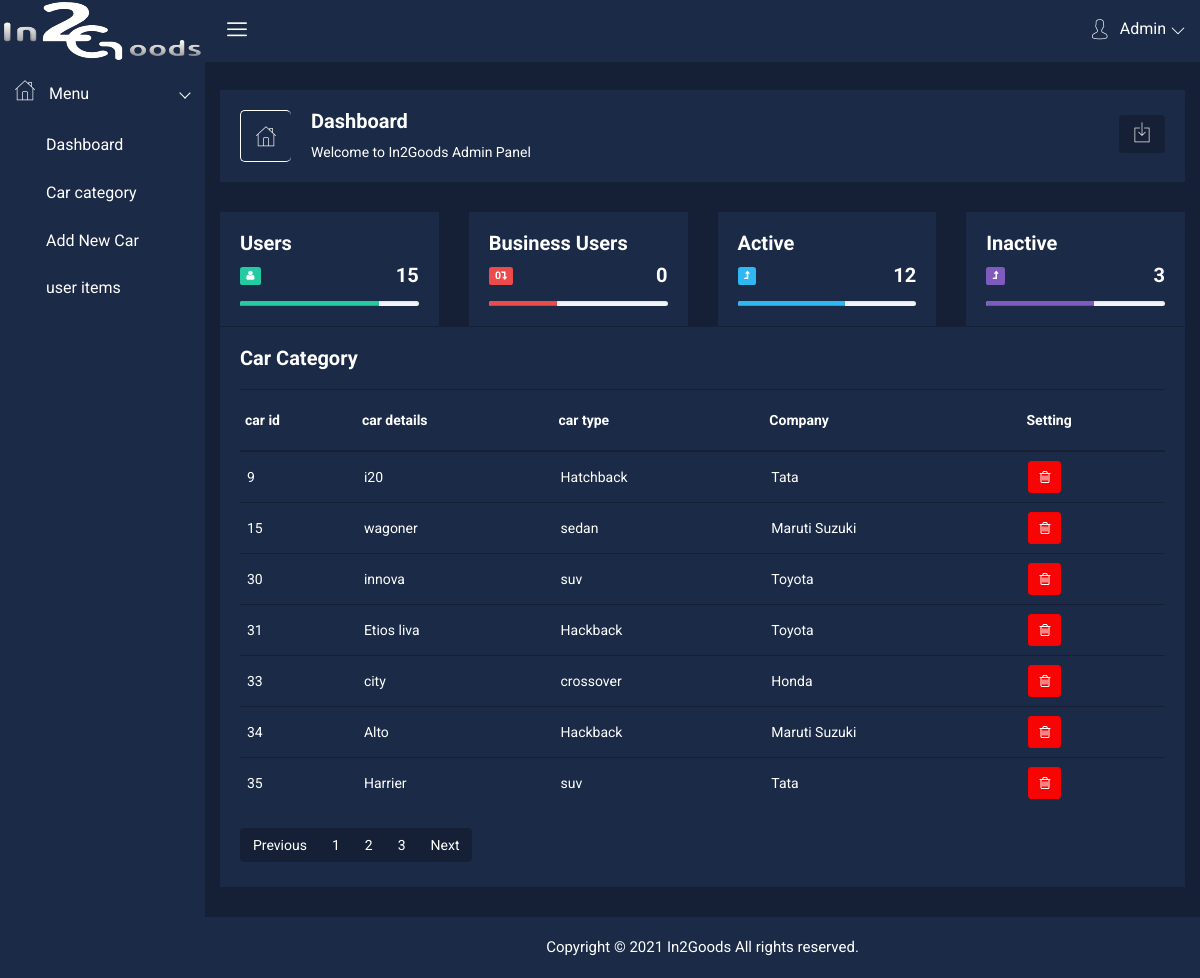
/admin/Car-category.php, run on an earlier commit of the app's database.
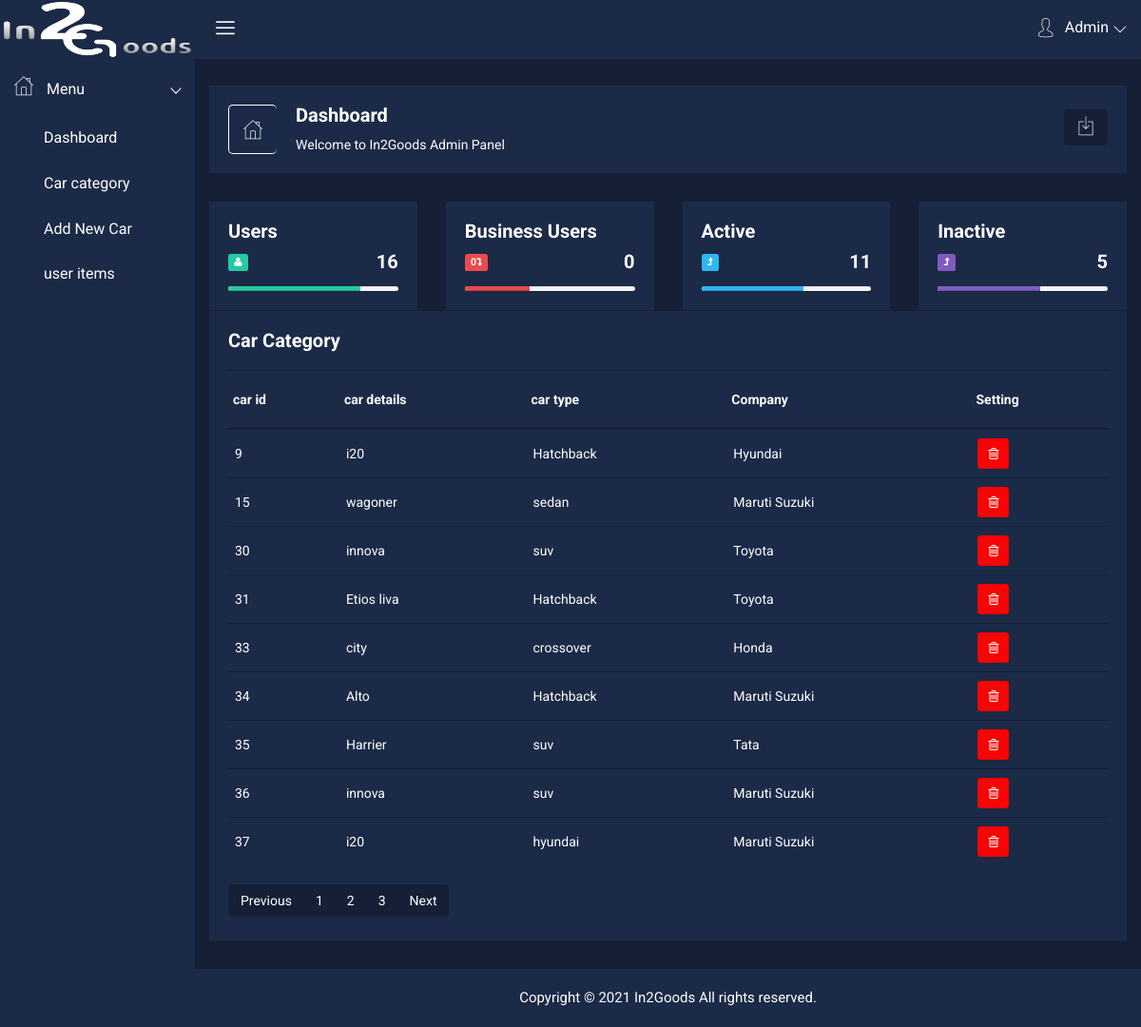
And on a later commit of the database.
### tables this page shows
CREATE TABLE IF NOT EXISTS `car_category` (
  `car_id` int(100) NOT NULL AUTO_INCREMENT,
  `car_details` varchar(100) NOT NULL,
  `car_type` varchar(10) NOT NULL,
  `company_id` int(10) NOT NULL,
  PRIMARY KEY (`car_id`)
);

CREATE TABLE IF NOT EXISTS `car_company` (
  `company_id` int(100) NOT NULL AUTO_INCREMENT,
  `company_name` varchar(100) NOT NULL,
  PRIMARY KEY (`company_id`)
);

### admin/Car-category.php (the view, shortened to what the rows shown need)
<?php
include "../include/dbconnect.php";
?>
<!doctype html>
<html class="no-js" lang="en">
<head>
    <link rel="stylesheet" href="css/bootstrap.min.css">
    <link rel="stylesheet" href="css/font-awesome.min.css">
    <link rel="stylesheet" href="css/nalika-icon.css">
    <link rel="stylesheet" href="css/owl.carousel.css">
    <link rel="stylesheet" href="css/owl.theme.css">
    <link rel="stylesheet" href="css/owl.transitions.css">
    <link rel="stylesheet" href="css/animate.css">
    <link rel="stylesheet" href="css/normalize.css">
    <link rel="stylesheet" href="css/meanmenu.min.css">
    <link rel="stylesheet" href="css/main.css">
    <link rel="stylesheet" href="css/morrisjs/morris.css">
    <link rel="stylesheet" href="css/scrollbar/jquery.mCustomScrollbar.min.css">
    <link rel="stylesheet" href="css/metisMenu/metisMenu.min.css">
    <link rel="stylesheet" href="css/metisMenu/metisMenu-vertical.css">
    <link rel="stylesheet" href="css/calendar/fullcalendar.min.css">
    <link rel="stylesheet" href="css/calendar/fullcalendar.print.min.css">
    <link rel="stylesheet" href="style.css">
    <link rel="stylesheet" href="css/responsive.css">
</head>
<body>
    <div class="all-content-wrapper">
        <div class="header-advance-area">
            <div class="breadcome-area">
                <div class="container-fluid">
                    <div class="row">
                        <div class="col-lg-12 col-md-12 col-sm-12 col-xs-12">
                            <div class="breadcome-list">
                                <div class="row">
                                    <div class="col-lg-6 col-md-6 col-sm-6 col-xs-6">
                                        <div class="breadcomb-wp">
                                            <div class="breadcomb-ctn">
                                                <h2>Dashboard </h2>
                                            </div>
                                        </div>
                                    </div>
                                </div>
                            </div>
                        </div>
                    </div>
                </div>
            </div>
        </div>
        <div class="section-admin container-fluid">
            <div class="row admin text-center">
                <div class="col-md-12">
                    <div class="row">
                        <div class="col-lg-3 col-md-3 col-sm-3 col-xs-12">
                            <div class="admin-content analysis-progrebar-ctn res-mg-t-15">
                                <div class="row vertical-center-box vertical-center-box-tablet">
                                    <div class="col-xs-9 cus-gh-hd-pro">
                                        <h2 class="text-right no-margin"><?php
                                                                            $sql = "select count(*) AS count from tbl_user ";
                                                                            $result = mysqli_query($connect, $sql);
                                                                            $row =  mysqli_fetch_array($result);
                                                                            echo $row['count'];
                                                                            ?></h2>
                                    </div>
                                </div>
                            </div>
                        </div>
                        <div class="col-lg-3 col-md-3 col-sm-3 col-xs-12" style="margin-bottom:1px;">
                            <div class="admin-content analysis-progrebar-ctn res-mg-t-30">
                                <div class="row vertical-center-box vertical-center-box-tablet">
                                    <div class="col-xs-9 cus-gh-hd-pro">
                                        <h2 class="text-right no-margin">0</h2>
                                    </div>
                                </div>
                            </div>
                        </div>
                        <div class="col-lg-3 col-md-3 col-sm-3 col-xs-12">
                            <div class="admin-content analysis-progrebar-ctn res-mg-t-30">
                                <div class="row vertical-center-box vertical-center-box-tablet">
                                    <div class="col-xs-9 cus-gh-hd-pro">
                                        <h2 class="text-right no-margin"><?php
                                                                            $sql = "select count(*) AS count from tbl_user where user_status!=0";
                                                                            $result = mysqli_query($connect, $sql);
                                                                            $row =  mysqli_fetch_array($result);
                                                                            echo $row['count'];
                                                                            ?></h2></h2>
                                    </div>
                                </div>
                            </div>
                        </div>
                        <div class="col-lg-3 col-md-3 col-sm-3 col-xs-12">
                            <div class="admin-content analysis-progrebar-ctn res-mg-t-30">
                                <div class="row vertical-center-box vertical-center-box-tablet">
                                    <div class="col-xs-9 cus-gh-hd-pro">
                                        <h2 class="text-right no-margin"><?php
                                                                            $sql = "select count(*) AS count from tbl_user where user_status = 0";
                                                                            $result = mysqli_query($connect, $sql);
                                                                            $row =  mysqli_fetch_array($result);
                                                                            echo $row['count'];
                                                                            ?></h2></h2>
                                    </div>
                                </div>
                            </div>
                        </div>
                    </div>
                </div>
            </div>
        </div>
        <div class="product-status mg-b-30 mt-2">
            <div class="container-fluid">
                <div class="row">
                    <div class="col-lg-12 col-md-12 col-sm-12 col-xs-12">
                        <div class="product-status-wrap">
                            <?php
                            $sql1 = "select * from car_category";
                            $result1 = mysqli_query($connect, $sql1);
                            ?>
                            <table>
                                <tr>
                                    <th>car id</th>
                                    <th>car details</th>
                                    <th>car type</th>
                                    <th>Company</th>
                                    <th>Setting</th>
                                </tr>
                                <?php
                                while ($row1 =  mysqli_fetch_array($result1)) {
                                    $id = $row1['company_id'];
                                    $fetch = "SELECT * from car_company where company_id='$id'";
                                    $fetchResult = mysqli_query($connect, $fetch);
                                    $row2 = mysqli_fetch_array($fetchResult);
                                    echo "<tr>
                                        <td>" . $row1['car_id'] . "</td>
                                        <td>" . $row1['car_details'] . "</td>
                                        <td>" . $row1['car_type'] . "</td>
                                        <td>" . $row2['company_name'] . "</td>
                                        <td class='d-flex'>
                                            <form action='./delete.php' method='post'><button type='submit' name='deleteItem' value='" . $row1['car_id'] . "' data-toggle='tooltip' title='Trash' class='pd-setting-ed'><i class='fa fa-trash-o' aria-hidden='true'></i></button></form>
                                        </td>
                                    </tr>";
                                } ?>
                            </table>
                        </div>
                    </div>
                </div>
            </div>
        </div>
    </div>
</body>
</html>

What changed in the data, as far as the page shows it:
changed car_category id 9: company.company_name "Tata" → "Hyundai"
changed car_category "Etios liva": car_type "Hackback" → "Hatchback"
changed car_category "Alto": car_type "Hackback" → "Hatchback"
added car_category: car_id "36", car_details "innova", car_type "suv", company.company_name "Maruti Suzuki"
added car_category: car_id "37", car_details "i20", car_type "hyundai", company.company_name "Maruti Suzuki"
Also different on the page:
$row['count']: "15" → "16"
$row['count']: "12" → "11"
$row['count']: "3" → "5"
